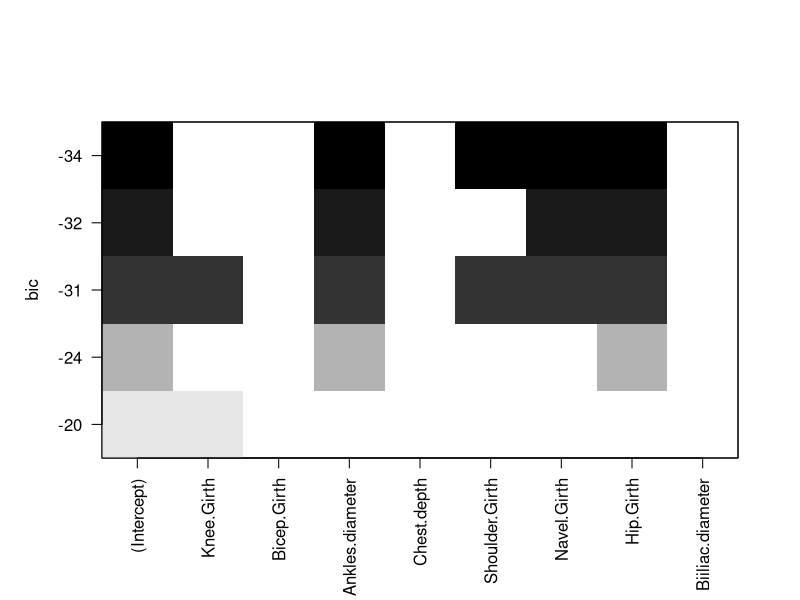

This figure's R source:
library(tidyverse)
library(dplyr)
library(ggpubr)
################################################################################
# Se pide construir un modelo de regresión lineal múltiple para predecir la
# variable respuesta, de acuerdo con las siguientes instrucciones:
# 1. Definir la semilla a utilizar, que corresponde a los últimos cuatro dígitos
#    del RUN (sin considerar el dígito verificador) del integrante de menor edad
#    del equipo.
# 2. Seleccionar una muestra de 50 mujeres (si la semilla es un número par) o 50
#    hombres (si la semilla es impar).
# 3. Seleccionar de forma aleatoria ocho posibles variables predictoras.
# 4. Seleccionar, de las otras variables, una que el equipo considere que podría
#    ser útil para predecir los diámetros de las rodillas (Knees.diameter),
#    justificando bien esta selección.
# 5. Usando el entorno R, construir un modelo de regresión lineal simple con el
#    predictor seleccionado en el paso anterior.
# 6. Usando herramientas para la exploración de modelos del entorno R, buscar
#    entre dos y cinco predictores de entre las variables seleccionadas al azar
#    en el punto 3, para agregar al modelo de regresión lineal simple obtenido
#    en el paso 5.
# 7. Evaluar los modelos y “arreglarlos” en caso de que tengan algún problema
#    con las condiciones que deben cumplir.
# 8. Evaluar el poder predictivo del modelo en datos no utilizados para
#    construirlo (o utilizando validación cruzada).
################################################################################

# Fijar carpeta de trabajo.
setwd("D:/dropbox/Inferencia/Ejercicios prácticos 1-2022/EP13")
# Fijar semilla.
set.seed(1111)

# Cargar datos.
datos <- read.csv2("EP13 Datos.csv")

# Obtener muestra.
datos <- datos %>% filter(Gender == 1)
datos[["Gender"]] <- NULL
datos <- sample_n(datos, 50, replace = FALSE)

# Separar variable de respuesta.
respuesta <- datos[["Knees.diameter"]]
datos[["Knees.diameter"]] <- NULL

# Seleccionar 8 variables predictoras al azar y construir matriz de datos para
# RLM.
variables <- colnames(datos)
predictores <- sample(variables, 8, replace = FALSE)
cat("Predictores seleccionados al azar:\n")
print(predictores)
datos.rlm <- datos %>% select(predictores)
datos.rlm <- cbind(respuesta, datos.rlm)

# Los predictores seleccionados al azar para el modelo de regresión lineal
# múltiple son: Knee.Girth, Bicep.Girth, Ankles.diameter, Chest.depth,
# Shoulder.Girth, Navel.Girth, Hip.Girth, Biiliac.diameter.

# Evaluar correlación de las variables restantes con la respuesta.
datos <- datos %>% select(!predictores)
cat("\nMatriz de correlación:\n")
correlacion <- cor(datos, y = respuesta)
cat("\nMatriz de correlación:\n")
print(correlacion)

# El mejor predictor para un modelo de RLS es aquella variable con mayor
# correlación (directa o inversa) con la variable de respuesta. Armar conjunto
# de datos para RLS.
mejor <- which(correlacion == max(abs(correlacion)))
predictor <- rownames(correlacion)[mejor]
datos.rls <- datos %>% select(mejor)
datos.rls <- cbind(respuesta, datos.rls)

cat("\nVariable más correlacionada con el diámetro de las rodillas:",
    predictor, "\n\n\n\n")



################################################################################
# RLS
################################################################################

cat("-----------------------------------------------------------------------\n")
cat("Regresión lineal simple\n")
cat("-----------------------------------------------------------------------\n")

# Ajustar modelo de regresión lineal simple usando validación cruzada de 10
# pliegues.
library(caret)

rls <- train (respuesta ~ Thigh.Girth, data = datos.rls, method = "lm",
              trControl = trainControl(method = "cv", number = 10))

cat("\nModelo de regresión lineal simple\n")
print(summary(rls))

# Evaluar modelo.
# Obtener residuos y estadísticas de influencia de los casos.
eval.rls <- data.frame(predicted.probabilities = fitted(rls[["finalModel"]]))
eval.rls[["standardized.residuals"]] <- rstandard(rls[["finalModel"]])
eval.rls[["studentized.residuals"]] <-rstudent(rls[["finalModel"]])
eval.rls[["cooks.distance"]] <- cooks.distance(rls[["finalModel"]])
eval.rls[["dfbeta"]] <- dfbeta(rls[["finalModel"]])
eval.rls[["dffit"]] <- dffits(rls[["finalModel"]])
eval.rls[["leverage"]] <- hatvalues(rls[["finalModel"]])
eval.rls[["covariance.ratios"]] <- covratio(rls[["finalModel"]])

cat("Influencia de los casos:\n")

# 95% de los residuos estandarizados deberían estar entre −1.96 y +1.96, y 99%
# entre -2.58 y +2.58.
sospechosos1 <- which(abs(eval.rls[["standardized.residuals"]]) > 1.96)
cat("- Residuos estandarizados fuera del 95% esperado: ")
print(sospechosos1)

# Observaciones con distancia de Cook mayor a uno.
sospechosos2 <- which(eval.rls[["cooks.distance"]] > 1)
cat("- Residuos con distancia de Cook mayor que 1: ")
print(sospechosos2)

# Observaciones con apalancamiento superior al doble del apalancamiento
# promedio: (k + 1)/n.
apalancamiento.promedio <- ncol(datos.rls) / nrow(datos.rls)
sospechosos3 <- which(eval.rls[["leverage"]] > 2 * apalancamiento.promedio)

cat("- Residuos con apalancamiento fuera de rango (promedio = ",
    apalancamiento.promedio, "): ", sep = "")

print(sospechosos3)

# DFBeta debería ser < 1.
sospechosos4 <- which(apply(eval.rls[["dfbeta"]] >= 1, 1, any))
names(sospechosos4) <- NULL
cat("- Residuos con DFBeta mayor que 1: ")
print(sospechosos4)

# Finalmente, los casos no deberían desviarse significativamente
# de los límites recomendados para la razón de covarianza:
# CVRi > 1 + [3(k + 1)/n]
# CVRi < 1 – [3(k + 1)/n]
CVRi.lower <- 1 - 3 * apalancamiento.promedio
CVRi.upper <- 1 + 3 * apalancamiento.promedio

sospechosos5 <- which(eval.rls[["covariance.ratios"]] < CVRi.lower |
                        eval.rls[["covariance.ratios"]] > CVRi.upper)

cat("- Residuos con razón de covarianza fuera de rango ([", CVRi.lower, ", ",
    CVRi.upper, "]): ", sep = "")

print(sospechosos5)

sospechosos <- c(sospechosos1, sospechosos2, sospechosos3, sospechosos4,
                 sospechosos5)

sospechosos <- sort(unique(sospechosos))
cat("\nResumen de observaciones sospechosas:\n")

print(round(eval.rls[sospechosos,
                     c("cooks.distance", "leverage", "covariance.ratios")],
            3))

# Si bien hay algunas observaciones que podrían considerarse atípicas, la
# distancia de Cook para todas ellas se aleja bastante de 1, por lo que no
# deberían ser causa de preocupación.

# Ahora bien, podría ser preocupante que el modelo explica apenas 40,91% de la
# variabilidad en el rendimiento, por lo que su bondad de ajuste es bajo con
# respecto a las observaciones.



################################################################################
# RLM
################################################################################

cat("\n\n\n")
cat("-----------------------------------------------------------------------\n")
cat("Regresión lineal múltiple\n")
cat("-----------------------------------------------------------------------\n")

# Seleccionar mejores predictores para modelo de regresión lineal múltiple
# usando el método de todos los subconjuntos.
library(leaps)

rlm.inicial <- regsubsets(respuesta ~ ., data = datos.rlm, nbest = 1, nvmax = 5,
                          method = "exhaustive")

plot(rlm.inicial)

# De acuerdo a la exploración de todos los subconjuntos, el mejor modelo con
# entre 2 y 5 variables es aquel que usa como predictores el diámetro de los
# tobillos y el grosor de las caderas.

# Ajustar el modelo con los mejores predictores usando validación cruzada de 10
# pliegues.
rlm <- train (respuesta ~ Ankles.diameter + Hip.Girth, data = datos.rlm,
              method = "lm",
              trControl = trainControl(method = "cv", number = 10))

cat("\nModelo de regresión lineal múltiple\n")
print(summary(rlm))

# Evaluar modelo.
# Obtener residuos y estadísticas de influencia de los casos.
eval.rlm <- data.frame(predicted.probabilities = fitted(rlm[["finalModel"]]))
eval.rlm[["standardized.residuals"]] <- rstandard(rlm[["finalModel"]])
eval.rlm[["studentized.residuals"]] <-rstudent(rlm[["finalModel"]])
eval.rlm[["cooks.distance"]] <- cooks.distance(rlm[["finalModel"]])
eval.rlm[["dfbeta"]] <- dfbeta(rlm[["finalModel"]])
eval.rlm[["dffit"]] <- dffits(rlm[["finalModel"]])
eval.rlm[["leverage"]] <- hatvalues(rlm[["finalModel"]])
eval.rlm[["covariance.ratios"]] <- covratio(rlm[["finalModel"]])

cat("Influencia de los casos:\n")

# 95% de los residuos estandarizados deberían estar entre −1.96 y +1.96, y 99%
# entre -2.58 y +2.58.
sospechosos1 <- which(abs(eval.rlm[["standardized.residuals"]]) > 1.96)
cat("- Residuos estandarizados fuera del 95% esperado: ")
print(sospechosos1)

# Observaciones con distancia de Cook mayor a uno.
sospechosos2 <- which(eval.rlm[["cooks.distance"]] > 1)
cat("- Residuos con distancia de Cook mayor que 1: ")
print(sospechosos2)

# Observaciones con apalancamiento superior al doble del apalancamiento
# promedio: (k + 1)/n.
apalancamiento.promedio <- ncol(datos.rlm) / nrow(datos.rlm)
sospechosos3 <- which(eval.rlm[["leverage"]] > 2 * apalancamiento.promedio)

cat("- Residuos con apalancamiento fuera de rango (promedio = ",
    apalancamiento.promedio, "): ", sep = "")

print(sospechosos3)

# DFBeta debería ser < 1.
sospechosos4 <- which(apply(eval.rlm[["dfbeta"]] >= 1, 1, any))
names(sospechosos4) <- NULL
cat("- Residuos con DFBeta mayor que 1: ")
print(sospechosos4)

# Finalmente, los casos no deberían desviarse significativamente
# de los límites recomendados para la razón de covarianza:
# CVRi > 1 + [3(k + 1)/n]
# CVRi < 1 – [3(k + 1)/n]
CVRi.lower <- 1 - 3 * apalancamiento.promedio
CVRi.upper <- 1 + 3 * apalancamiento.promedio

sospechosos5 <- which(eval.rlm[["covariance.ratios"]] < CVRi.lower |
                        eval.rlm[["covariance.ratios"]] > CVRi.upper)

cat("- Residuos con razón de covarianza fuera de rango ([", CVRi.lower, ", ",
    CVRi.upper, "]): ", sep = "")

print(sospechosos5)

sospechosos <- c(sospechosos1, sospechosos2, sospechosos3, sospechosos4,
                 sospechosos5)

sospechosos <- sort(unique(sospechosos))
cat("\nResumen de observaciones sospechosas:\n")

print(round(eval.rlm[sospechosos,
                     c("cooks.distance", "leverage", "covariance.ratios")],
            3))

# Si bien hay algunas observaciones que podrían considerarse atípicas, la
# distancia de Cook para todas ellas se aleja bastante de 1, por lo que no
# deberían ser causa de preocupación.

# En este caso, el modelo explica 51,19% de la variabilidad en el rendimiento,
# lo que sugiere que se ajusta mejor a los datos que el modelo de RLS.

library(car)
cat("\nIndependencia de los residuos\n")
print(durbinWatsonTest(rlm[["finalModel"]]))

# Puesto que la prueba de Durbin-Watson entrega p = 0,466, podemos concluir que
# los residuos son independientes.
